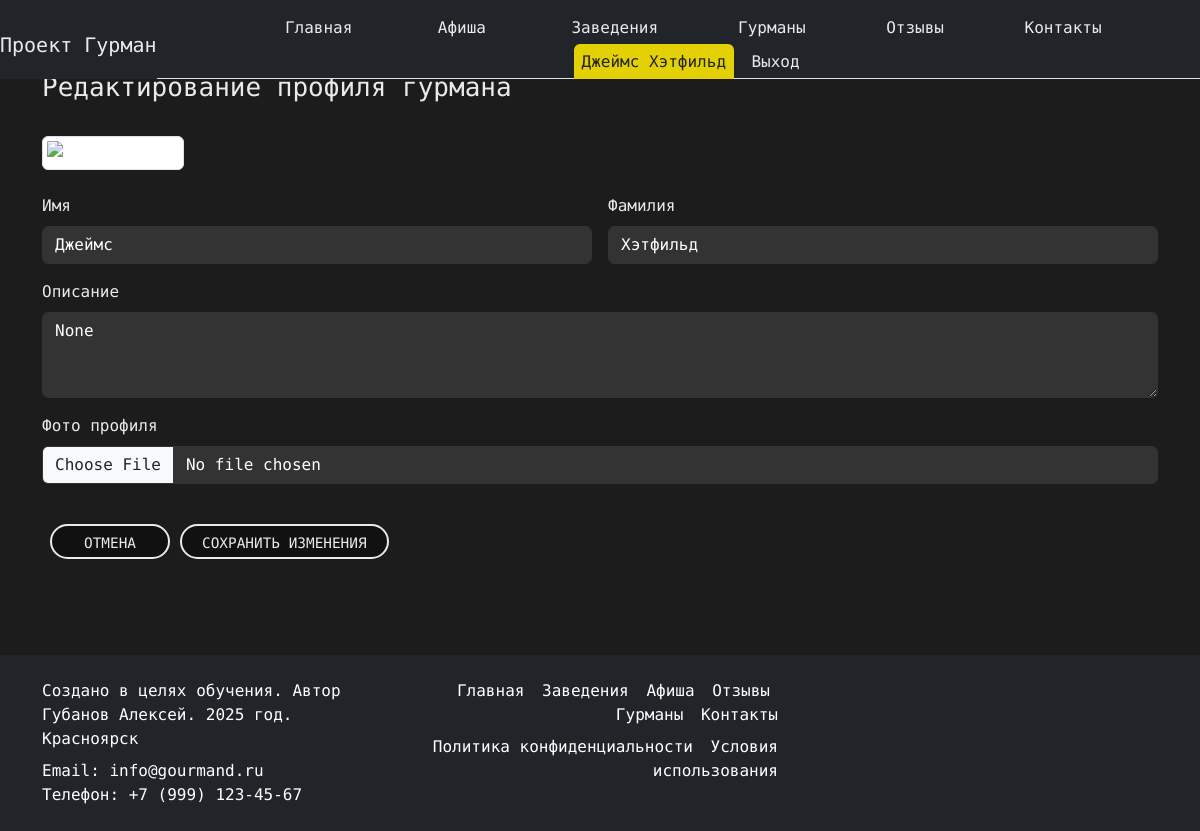
/profile/edit/ (signed in), run on the app's committed database.
### landing/models.py (models this page shows, shortened)
class User(AbstractBaseUser, PermissionsMixin):
    ROLE_CHOICES = (
        ("gourmand", "Гурман"),
        ("owner", "Владелец заведения"),
    )
    email = models.EmailField(unique=True)
    first_name = models.CharField(max_length=30, blank=True)
    last_name = models.CharField(max_length=30, blank=True)
    role = models.CharField(max_length=10, choices=ROLE_CHOICES, default="gourmand")
    is_active = models.BooleanField(default=True)
    is_staff = models.BooleanField(default=False)
    slug = models.SlugField(max_length=100, blank=True, unique=True, verbose_name="Слаг")
    objects = UserManager()
    USERNAME_FIELD = "email"
    REQUIRED_FIELDS = ["first_name", "last_name"]
    def is_gourmand(self):
        return self.role == "gourmand"

class GourmandProfile(models.Model):
    user = models.OneToOneField(User, on_delete=models.CASCADE, related_name='gourmand_profile')
    rating = models.DecimalField(max_digits=3, decimal_places=1, default=0.0)
    image = models.ImageField(upload_to='gourmand_images/', blank=True, null=True)
    description = models.TextField(blank=True, null=True)

### landing/views.py (the view, shortened to what this page needs)
# urls.py: path("profile/edit/", views.edit_profile, name="edit_profile"),
@login_required
def edit_profile(request):
    user = request.user
    if user.is_gourmand():
        profile = GourmandProfile.objects.filter(user=user).first()
        return render(request, "gourmands/edit_profile_gourmand.html", {"profile": profile})
    elif user.is_owner():
        profile = OwnerProfile.objects.filter(user=user).first()
        all_places = Place.objects.all()
        return render(request, "places/edit_profile_owner.html", {"profile": profile, "all_places": all_places})
    return redirect("index")

### templates/gourmands/edit_profile_gourmand.html (shortened to what this page needs)
{% extends "landing/base.html" %}
{% load static %}
{% block content %}
<div class="container my-5">
  <h2 class="mb-4 pt-4 custom-text-color">Редактирование профиля гурмана</h2>
  <div class="row mb-4">
    <div class="col-md-12">
      {% if profile.image %}
        <img src="{{ profile.image.url }}" alt="Фото гурмана" class="img-thumbnail" width="150">
      {% else %}
        <img src="{% static 'img/default.png' %}" alt="Фото гурмана" class="img-thumbnail" width="150">
      {% endif %}
    </div>
  </div>
  <form method="POST" enctype="multipart/form-data">
    <div class="row gx-3">
      <div class="col-md-6 mb-3">
        <label for="first_name" class="form-label custom-text-color">Имя</label>
        <input type="text" class="form-control" id="first_name" name="first_name" value="{{ user.first_name }}" required>
      </div>
      <div class="col-md-6 mb-3">
        <label for="last_name" class="form-label custom-text-color">Фамилия</label>
        <input type="text" class="form-control" id="last_name" name="last_name" value="{{ user.last_name }}" required>
      </div>
      <div class="col-md-12 mb-3">
        <label for="description" class="form-label custom-text-color">Описание</label>
        <textarea class="form-control" id="description" name="description" rows="3">{{ profile.description }}</textarea>
      </div>
      <div class="col-md-12 mb-3">
        <label for="image" class="form-label custom-text-color">Фото профиля</label>
        <input type="file" class="form-control" id="image" name="image">
      </div>
      <div class="col-md-12 mt-4 button_user">
        <button type="submit" class="custom-button bg_dark">Сохранить изменения</button>
        <a href="{% url 'profile' %}" class="custom-button bg_dark ms-2">Отмена</a>
      </div>
    </div>
  </form>
</div>
{% endblock %}

### templates/includes/header.html (shortened to what this page needs)
{% load static %}
{% url 'events' as events_url %}
{% url 'places' as places_url %}
{% url 'index' as index_url %}
{% url 'reviews' as reviews_url %}
{% url 'gourmands' as gourmands_url %}
{% url 'contacts' as contacts_url %}
<nav class="navbar navbar-expand-xl bg_dark fixed-top pb-0" aria-label="Основная навигация" >
    <div class="container-fluid px-3">
            <a class="navbar-brand custom-text-color pb-0 fs-5" href="{% url 'index' %}">Проект Гурман</a>
              <div class="collapse navbar-collapse right_header_info fixed-top bg-dark" id="navbarNav">
                <a class="navbar-brand custom-text-color m-auto pl-1 fs-5" href="{% url 'index' %}">Проект Гурман</a>
                <ul class="navbar-nav ms-auto nav nav-tabs nav nav-link contact-info">
                  <li class="nav-item button_user">
                    <a class="button nav-link  {% if request.path == index_url %}active{% endif %}" href="{% url 'index' %}">Главная</a>
                  </li>
                  <li class="nav-item button_user">
                    <a class="button nav-link {% if request.path == events_url %}active{% endif %}" href="{% url 'events' %}">Афиша</a>
                  </li>
                  <li class="nav-item button_user">
                    <a class="button nav-link {% if request.path == places_url %}active{% endif %}" href="{% url 'places' %}">Заведения</a>
                  </li>
                  <li class="nav-item button_user">
                    <a class="button nav-link {% if request.path == gourmands_url %}active{% endif %}" href="{% url 'gourmands' %}">Гурманы</a>
                  </li>
                  <li class="nav-item button_user">
                    <a class="button nav-link {% if request.path == reviews_url %}active{% endif %}" href="{% url 'reviews' %}">Отзывы</a>
                  </li>
                  <li class="nav-item button_user">
                    <a class="button nav-link {% if request.path == contacts_url %}active{% endif %}" href="{% url 'contacts' %}">Контакты</a>
                  </li>
                  {% if request.user.is_authenticated %}
                    <li class="nav-item button_user">
                      <a class="button nav-link active" href="{% url 'profile' %}">{{ request.user.first_name }} {{ request.user.last_name }}</a>
                      <a class="button nav-link" href="{% url 'signout' %}">Выход</a>
                    </li>
                  {% else %}
                    <li class="button_user">
                      <a class="button nav-link" href="{% url 'signin' %}" >Вход</a>
                      <a class="button nav-link" href="{% url 'signup' %}" >Регистрация</a>
                    </li>
                  {% endif %}
                </ul>
              </div>
              </div>
</nav>

### landing/static/css/style.css (style rules this page uses)
body { background-color: #1c1c1c; color: white; font-family: 'LXGW WenKai Mono TC', 'Arial', sans-serif; min-height: 100vh; display: flex; flex-direction: column; }
a { color: #1f1f1f; text-decoration: none !important; outline: none !important; transition: all 0.3s ease-in-out; }
h1, h2, h3, h4, h5, h6 { letter-spacing: 0; font-weight: normal; position: relative; padding: 0 0 10px 0; line-height: normal; color: #111111; margin: 0; }
h2 { font-size: 26px; }
.contact-info { display: flex; align-items: center; justify-content: center; }
.contact-info li { display: flex; align-items: center; margin-right: 15px; }
button { border: 0; margin: 0; padding: 0; cursor: pointer; }
.button_user a:hover, .button_user a:focus, .button_user a.active { background: #e3d105; color: #fff; border-color: #e3d105; color: #222; }
.button_user a { float: left; min-width: 75px; height: 35px; text-align: center; line-height: 35px; position: relative; padding: 0 15px; margin: 0 2px; }
.right_header_info { padding-top: 10px; width: 100%; }
.right_header_info ul { list-style: none; padding: 0; margin: 0; }
.right_header_info ul li { display: inline; font-size: 16px; margin-left: 45px; color: #eaeaea; font-weight: 400; }
.right_header_info ul li a { color: #eaeaea; font-weight: 300; }
.button_user .custom-button { display: inline-block; min-width: 120px; height: 35px; line-height: 35px; text-align: center; padding: 0 20px; margin: 0 5px; color: #eaeaea; border: 2px solid #eaeaea; border-radius: 25px; transition: all 0.3s ease; text-transform: uppercase; font-size: 0.9rem; }
.custom-text-color { color: #eaeaea; }
.nav-link.active { background: #e3d105 !important; color: #222 !important; border-color: #e3d105 !important; }
.nav-link { border-top: none!important; border-left: none!important; border-right: none!important; }
.button_user a.active { background: #e3d105; color: #000000; border: none !important; }
.bg_dark { color: #eaeaea; background: #111111; }
.form-control, .form-select, .form-check-input { background-color: #333; color: #fff; border: 1px solid #333; }

### data on the page
User: user.first_name "Джеймс", user.last_name "Хэтфильд", first_name "Джеймс", last_name "Хэтфильд"
GourmandProfile: description "None"
